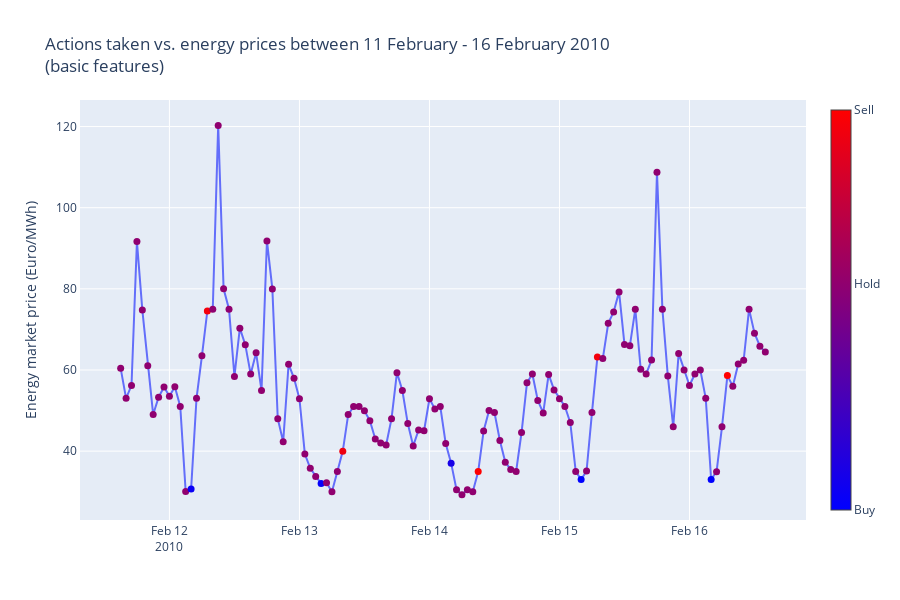

Write notebook code for a chart like this one.
### Markdown cell above
### Action energy prices plot

### Code cell
fig = buy_sell_hodl_plot_final(cum_rew_small_tabular, False)
# WARNING! It will overwrite the previous plot (on different data)
fig.write_image("./plots/final/tabular_q_actions_on_prices_plot.png", scale=5)
fig.show()
